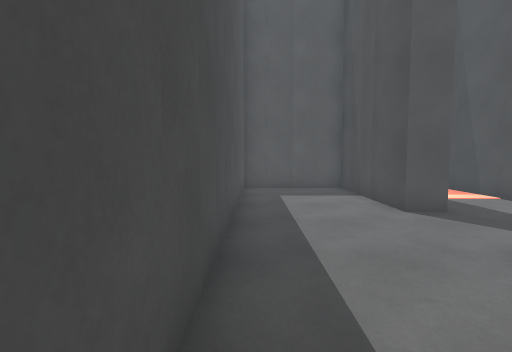
View 1 (above)

23 first-person views from a walk through a scene from a Unity 3-D project. The camera is 1.3 m above the floor, tilts 4° down and sees 85° across. The floor is counted in squares, 1 m on a side. Each view is taken from the middle of a square. On the plan, view 1 faces up. The plan holds only what a view shows up to about 13 squares ahead; the rest is blank. The player is left out.

View 2
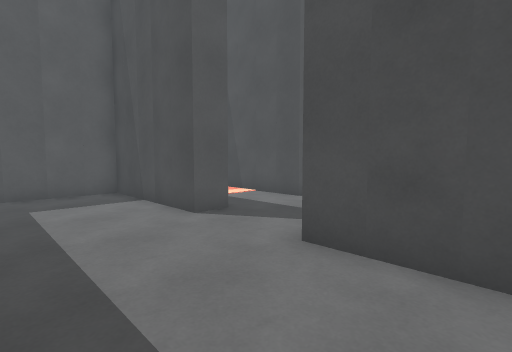

View 3
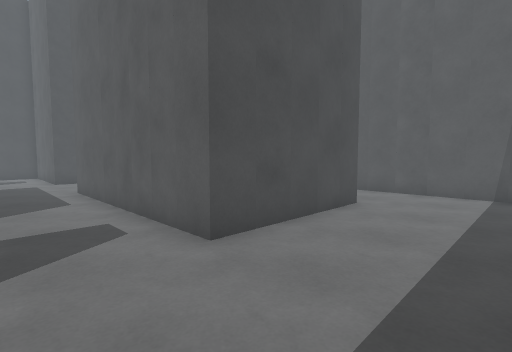

View 4
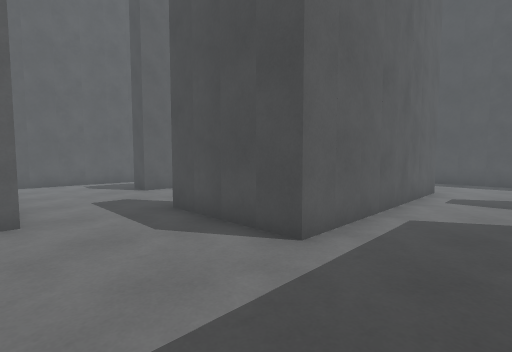

View 5
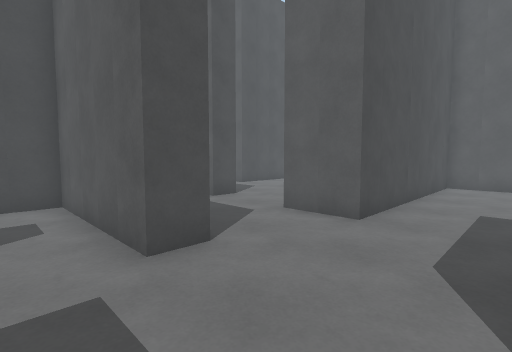

View 6
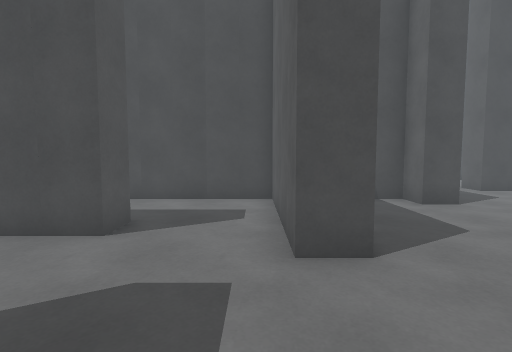

View 7
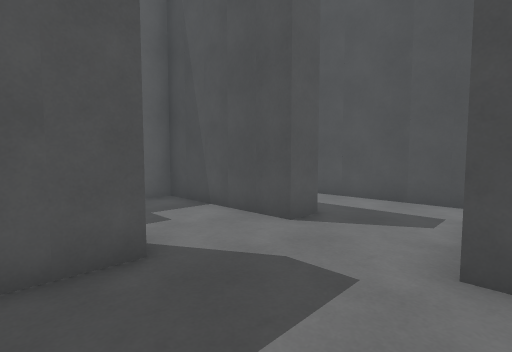

View 8
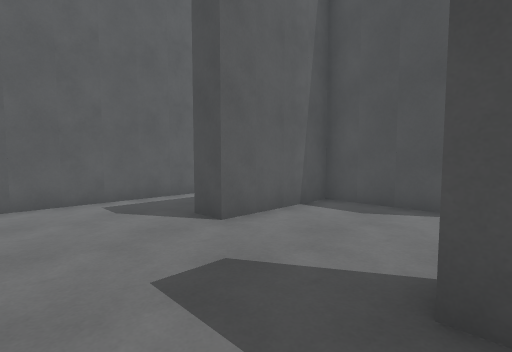

View 9
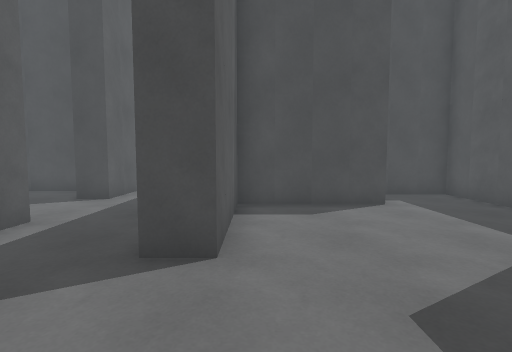

View 10
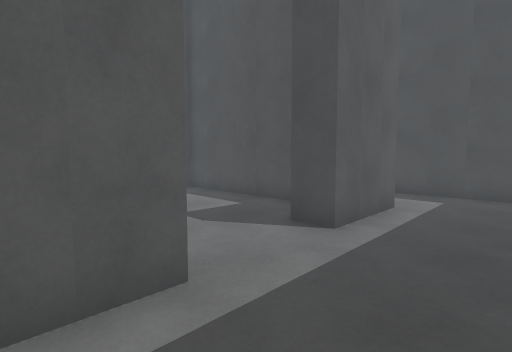

View 11
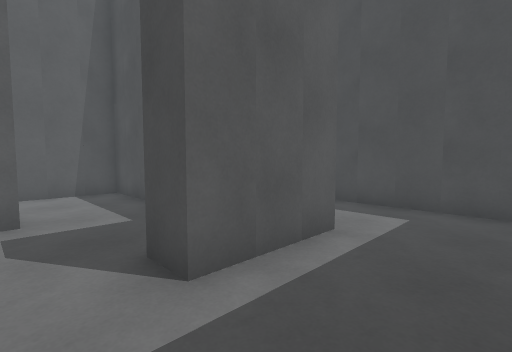

View 12
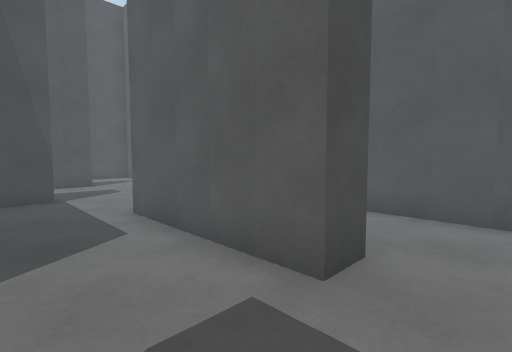

View 13
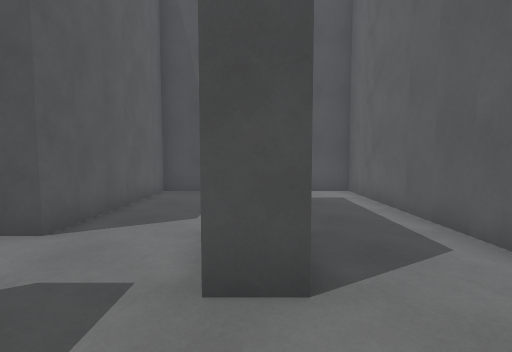

View 14
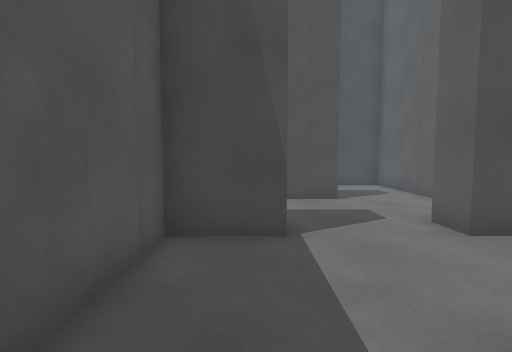

View 15
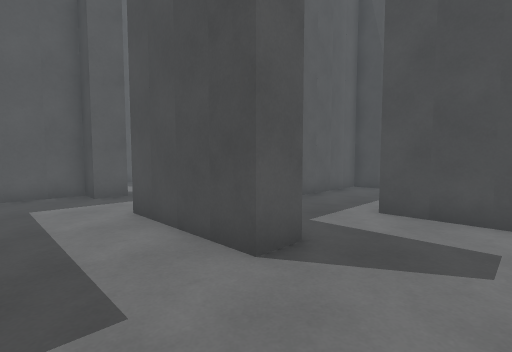

View 16
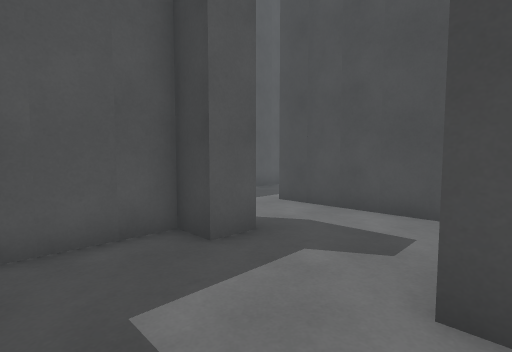

View 17
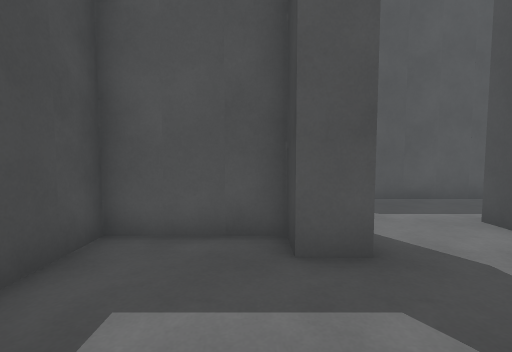

View 18
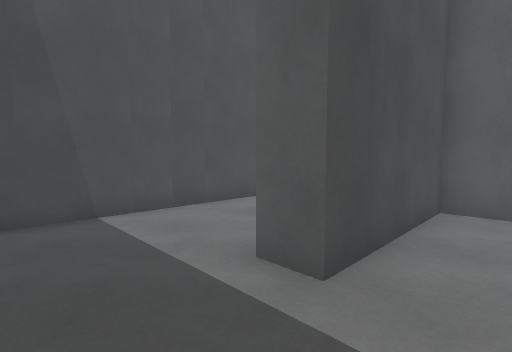

View 19
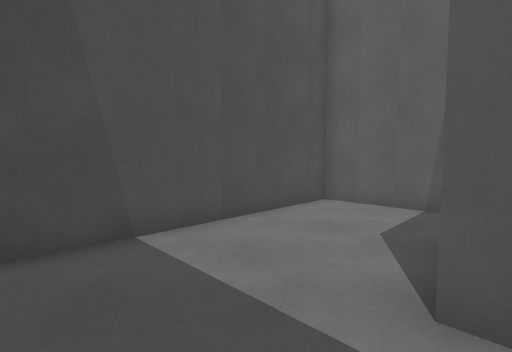

View 20
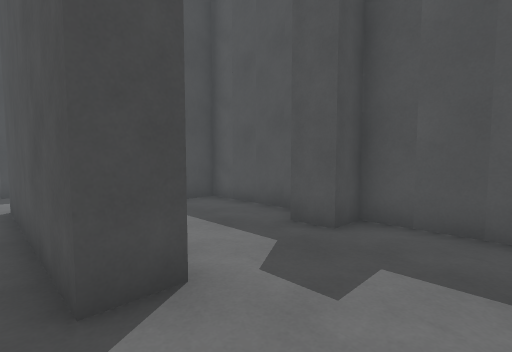

View 21
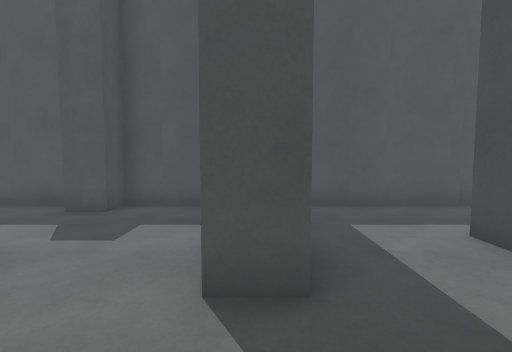

View 22
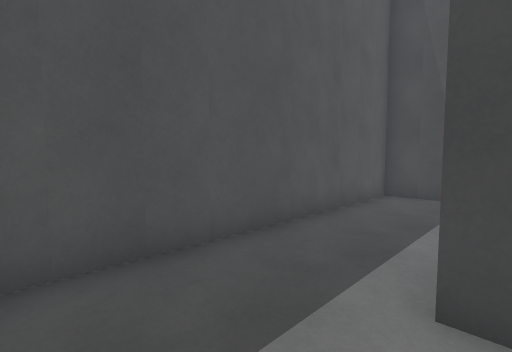

View 23
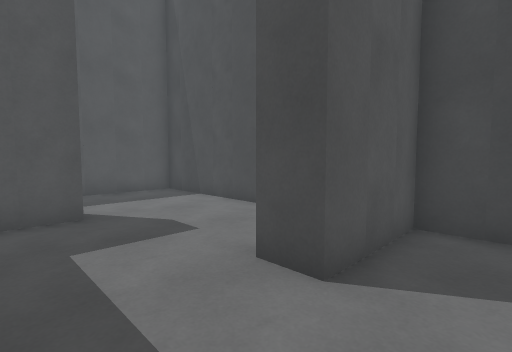

### Floor plan
Points are (right, up) in squares from view 1. A wall is a line through its corners. A room is listed if a view was taken in it or the views show most of it. See-through windows are left out.
Room 1 (views 1, 2, 3, 4, 5, 6, 7, 8, 9, 10, 11, 12, 13, 14, 15, 16, 17, 18, 19, 20, 21, 22, 23)
walls: (15.5, 2.4) (15.5, 3.5) (20.5, 3.5) (20.5, 8.5); (19.5, -1.6) (19.5, -0.5) (20.5, -0.5) (20.5, 0.4); (6.5, -0.4) (6.5, -4.5) (10.5, -4.5) (10.5, -5.5); (7, 2.5) (4.5, 2.5) (4.5, 0.4); (8.4, -8.5) (14.5, -8.5) (14.5, -0.5) (16.5, -0.5); (19.6, -6.5) (18.5, -6.5) (18.5, -5.5) (15.5, -5.5) (15.5, -7.4); (3.5, -1.6) (3.5, 3.5) (11.5, 3.5) (11.5, -0.5); (13.5, 7.6) (13.5, 6.5) (7.5, 6.5) (7.5, 10.9); (17.6, 6.5) (16.5, 6.5) (16.5, 11.5) (13.5, 11.5) (13.5, 10.5) (12.5, 10.5); (14.5, -11.6) (14.5, -9.5) (8.5, -9.5) (8.5, -8.8); (21.2, -9.5) (22.5, -9.5) (22.5, -4.5) (23.5, -4.5); (4.6, 6.5) (3.5, 6.5) (3.5, 11.5) (-0.5, 11.5); (2.4, -8.5) (5.5, -8.5) (5.5, -9.5); (0.4, -4.5) (5, -4.5); (3.5, -10.8) (3.5, -16.5) (14.5, -16.5) (14.5, -14.5) (15.5, -14.5); (26, -1.5) (21.6, -1.5); (19.6, -13.5) (18.5, -13.5) (18.5, -9.5); (6.5, -13.6) (6.5, -12.5) (11.5, -12.5); (11.9, 11.5) (8.5, 11.5) (8.5, 10.5); (24.4, -9.5) (27.5, -9.5) (27.5, -2.1); (-0.5, -6.2) (-0.5, -10.2); (23.6, 7.5) (22.2, 7.5); (27.5, 1.1) (27.5, 2.5) (24.5, 2.5) (24.5, 3.5); (18.6, -16.5) (22.5, -16.5) (22.5, -13.5); (27.5, 6.5) (27.5, 11.5) (18.1, 11.5); (27.5, -11.6) (27.5, -10.5) (23.6, -10.5); (-0.5, 11) (-0.5, 0.5)

Where each view was taken, in squares from view 1:
view 1: 0 up, 0 right, facing up
view 2: 1 up, 0 right, facing up-right
view 3: 6 up, 0 right, facing down-right
view 4: 6 up, 15 right, facing down-left
view 5: 5 up, 12 right, facing down-right
view 6: 4 up, 12 right, facing right
view 7: 3 up, 12 right, facing up-right
view 8: 0 up, 14 right, facing down-left
view 9: 4 down, 14 right, facing left
view 10: 6 down, 10 right, facing down-left
view 11: 6 down, 7 right, facing down-left
view 12: 10 down, 5 right, facing down-right
view 13: 13 down, 4 right, facing right
view 14: 11 down, 10 right, facing right
view 15: 16 down, 16 right, facing up-right
view 16: 10 down, 16 right, facing up-right
view 17: 10 down, 18 right, facing up
view 18: 2 down, 21 right, facing down-right
view 19: 2 down, 23 right, facing down-right
view 20: 6 up, 16 right, facing up-left
view 21: 4 up, 17 right, facing up
view 22: 8 up, 18 right, facing up-right
view 23: 1 up, 22 right, facing up-right
